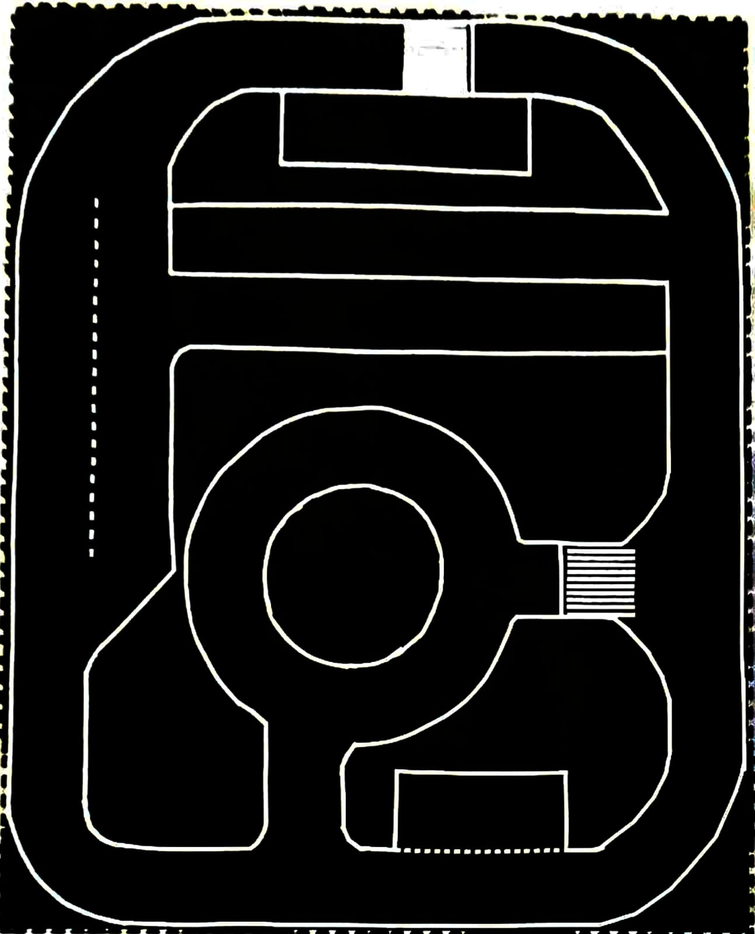
#> input picture src/perception/localization/track.png, 755 x 934 px, shrunk from 1293 x 1600 before the run
$ python build_map_graph.py track.png
#> lines starting #> are read from the running program, lines starting #| are printed output that depends on the picture; after the words box and inside, x2 and y2 are one past the last pixel; in counts of white or black regions, pixels touching at a corner belong together
#!/usr/bin/env python3
import sys, cv2, json, math

class MapBuilder:
    def __init__(self, image_path):
#> called with image_path = 'track.png'
        self.img = cv2.imread(image_path)
#> self.img is the input picture: shape (934, 755, 3); mean B, G, R 22.9, 23.7, 23.6
        if self.img is None:
            print(f"Error: Could not load image {image_path}")
            sys.exit(1)
        self.state = "SCALE_1"
        self.scale_p1 = self.scale_p2 = self.origin = None
        self.cm_per_px = 1.0
        self.waypoints = []
        self.current_type = None
        cv2.namedWindow("MapBuilder", cv2.WINDOW_NORMAL)
        cv2.setMouseCallback("MapBuilder", self.click)

    def click(self, event, x, y, flags, param):
        if event == cv2.EVENT_LBUTTONDOWN:
            if self.state == "SCALE_1":
                self.scale_p1 = (x, y); self.state = "SCALE_2"
            elif self.state == "SCALE_2":
                self.scale_p2 = (x, y); d_px = math.hypot(x-self.scale_p1[0], y-self.scale_p1[1])
                try:
                    real_cm = float(input(f"Distance in pixels: {d_px:.1f}. Enter real-world CM: "))
                    self.cm_per_px = real_cm / d_px; self.state = "ORIGIN"
                except ValueError: print("Invalid number. Try again.")
            elif self.state == "ORIGIN":
                self.origin = (x, y); self.state = "WAYPOINTS"
                print("Origin set. Now select sign type (c, s, r, etc.) and click to place waypoints.")
            elif self.state == "WAYPOINTS" and self.current_type:
                # Calculate coordinates relative to origin (X right, Y up in cm)
                dx = (x - self.origin[0]) * self.cm_per_px
                dy = (self.origin[1] - y) * self.cm_per_px
                self.waypoints.append({
                    "id": f"{self.current_type}_{len(self.waypoints)}",
                    "type": self.current_type,
                    "x_cm": round(dx, 2),
                    "y_cm": round(dy, 2)
                })
                print(f"Placed {self.current_type} at ({dx:.1f}, {dy:.1f})")
            self.draw()

    def draw(self):
        tmp = self.img.copy()

        # Draw instructional overlay panel at the top
        overlay = tmp.copy()
        cv2.rectangle(overlay, (0, 0), (self.img.shape[1], 120), (0, 0, 0), -1)
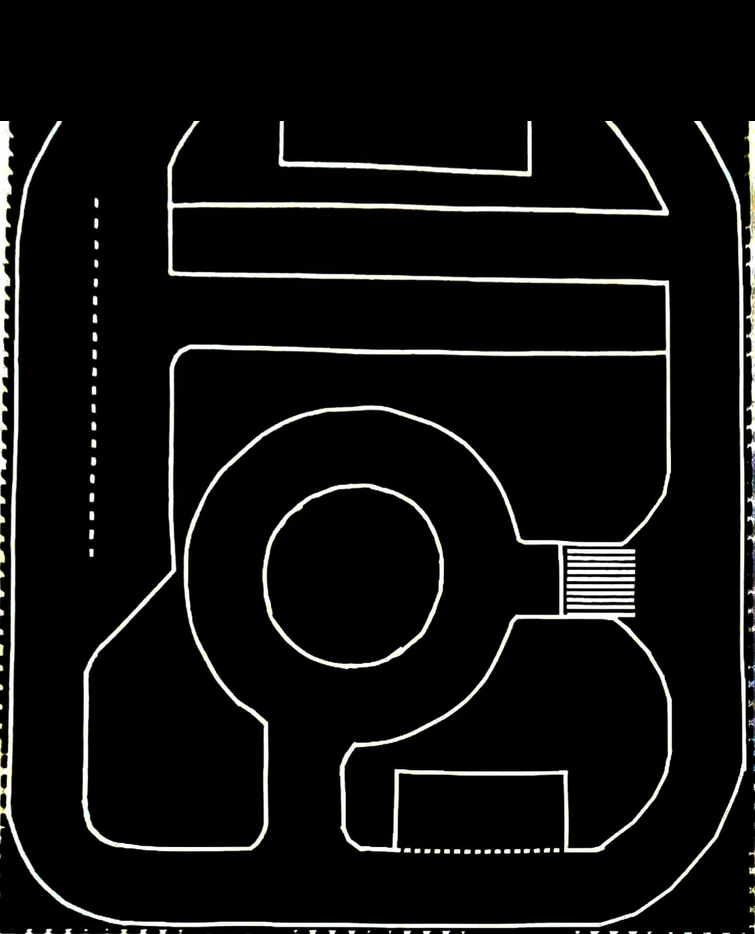
#> overlay: shape (934, 755, 3); 5.68% of pixels changed, all inside (x1, y1, x2, y2) = (0, 0, 755, 121)
        cv2.addWeighted(overlay, 0.7, tmp, 0.3, 0, tmp)

        # State-specific instructions
        if self.state == "SCALE_1":
            title = "STEP 1: DEFINE SCALE (Click Point 1)"
            desc = "Find a known distance (like the width of a lane = 35cm). Click the left side."
        elif self.state == "SCALE_2":
            title = "STEP 2: DEFINE SCALE (Click Point 2)"
            desc = "Click the right side of the lane. Then look at your Terminal to type '35'."
        elif self.state == "ORIGIN":
            title = "STEP 3: SET START POINT (Origin)"
            desc = "Click exactly where the car starts. This will be coordinate X=0, Y=0."
        else:
            title = f"STEP 4: PLACE WAYPOINTS | Selected: {self.current_type or 'NONE (Press a key first)'}"
            desc = "Keys: 'c' Crosswalk | 's' Stop | 'r' Roundabout | 'p' Parking | 'h' HighwayIn | 'x' HighwayOut"
            desc2 = "Keys: 'y' Priority | 'n' No Entry | 'o' One Way | Action: Press key, then click map."
            cv2.putText(tmp, desc2, (20,105), cv2.FONT_HERSHEY_SIMPLEX, 0.7, (255,255,100), 2)
            cv2.putText(tmp, "Press 'q' when finished to Save & Exit", (20,135), cv2.FONT_HERSHEY_SIMPLEX, 0.7, (0,0,255), 2)

        cv2.putText(tmp, title, (20,40), cv2.FONT_HERSHEY_SIMPLEX, 1, (0,255,0), 2)
        cv2.putText(tmp, desc, (20,75), cv2.FONT_HERSHEY_SIMPLEX, 0.7, (255,255,255), 2)
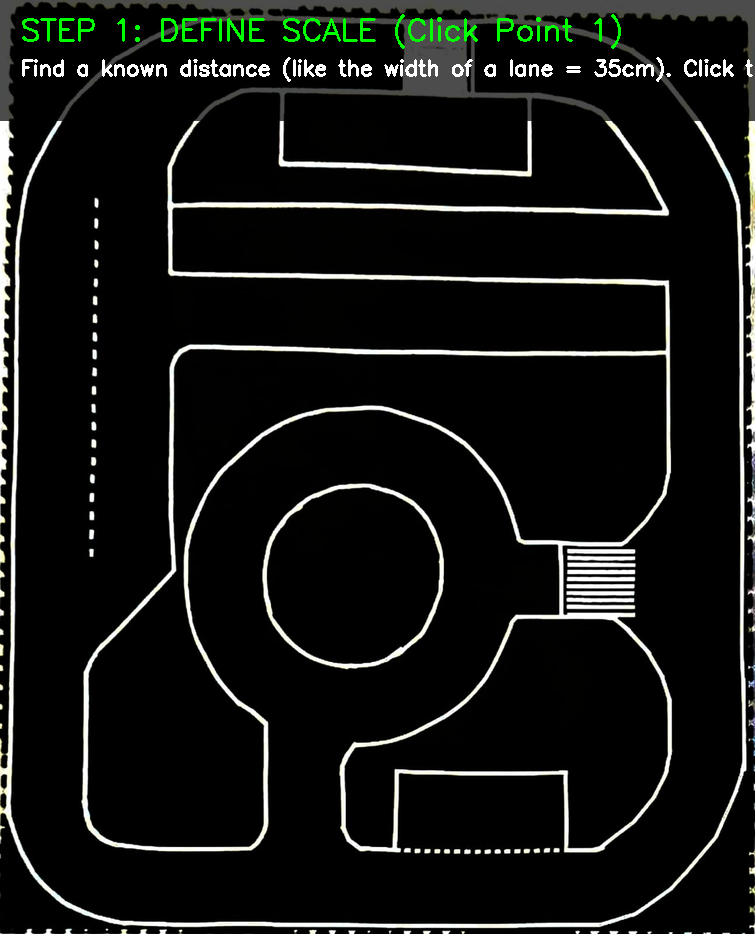
#> tmp: shape (934, 755, 3); mean B, G, R 19.2, 21.1, 19.7

        if self.scale_p1: cv2.circle(tmp, self.scale_p1, 5, (255,0,0), -1)
        if self.scale_p2: cv2.circle(tmp, self.scale_p2, 5, (255,0,0), -1)
        if self.origin: cv2.circle(tmp, self.origin, 8, (0,255,0), -1)

        for wp in self.waypoints:
            px = int(self.origin[0] + wp["x_cm"] / self.cm_per_px)
            py = int(self.origin[1] - wp["y_cm"] / self.cm_per_px)
            cv2.circle(tmp, (px, py), 6, (0,165,255), -1)
            cv2.putText(tmp, wp["type"].upper(), (px+10, py-5), cv2.FONT_HERSHEY_SIMPLEX, 0.6, (0,255,255), 2)

        cv2.imshow("MapBuilder", tmp)

    def run(self):
        print("--- Raven Map Builder ---")
        print("1. Click two points to define scale.")
        print("2. Click the Start Pose (Origin).")
        print("3. Press keys to select sign type, then click to place:")
        print("   'c'=crosswalk, 's'=stop, 'r'=roundabout, 'p'=parking, 'h'=highway, 'y'=priority")
        print("4. Press 'q' to save and quit.")

        while True:
            self.draw()
            k = cv2.waitKey(1) & 0xFF
#> (key q is pressed here)
            if k == ord('q'): break
            elif k == ord('c'): self.current_type = "crosswalk"
            elif k == ord('s'): self.current_type = "stop"
            elif k == ord('r'): self.current_type = "roundabout"
            elif k == ord('p'): self.current_type = "parking"
            elif k == ord('h'): self.current_type = "highway_entrance"
            elif k == ord('x'): self.current_type = "highway_exit"
            elif k == ord('y'): self.current_type = "priority"
            elif k == ord('n'): self.current_type = "no_entry"
            elif k == ord('o'): self.current_type = "one_way"
            elif k == ord('z') and self.waypoints: self.waypoints.pop(); print("Last waypoint removed.")

        with open("map_waypoints.json", "w") as f:
            json.dump(self.waypoints, f, indent=4)
        print(f"Saved {len(self.waypoints)} waypoints to map_waypoints.json")

if __name__ == "__main__":
    if len(sys.argv) < 2:
        print("Usage: python3 build_map_graph.py <image_path>")
    else:
        MapBuilder(sys.argv[1]).run()
